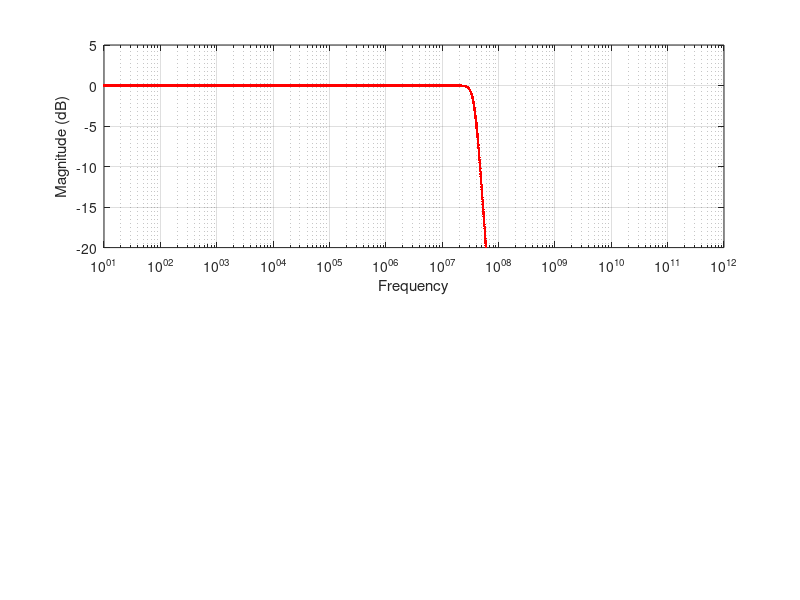

Source code (MATLAB):
close all;
clear all;
clc;

pkg load signal

n = 5;
f = 6e6;

[zb,pb,kb] = butter(n,2*pi*f,'s');
[bb,ab] = zp2tf(zb,pb,kb);
w = logspace(1,12,5120); % Frequency vector
h = freqs(bb,ab,w);
mag = 20*log10(abs(h)); %// Magnitude in dB
pha = (180/pi)*angle(h); %// Phase in degrees

figure;
subplot(2,1,1);
semilogx(w, mag, 'r.');
ylim([-20 5])
xlabel('Frequency');
ylabel('Magnitude (dB)');
grid;

